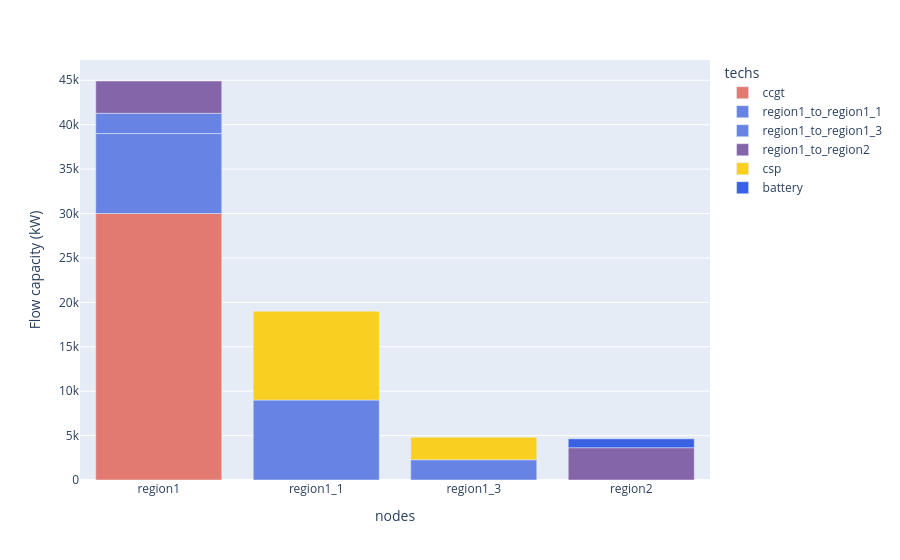

The code cell stored with this chart in its notebook:
### Markdown cell above
#### Plotting capacities
We can plot capacities without needing to combine arrays.
We first look at flow capacities, then storage capacities.

### Code cell
df_capacity = (
    model.results.flow_cap.where(model.results.techs != "demand_power")
    .sel(carriers="power")
    .to_series()
    .where(lambda x: x != 0)
    .dropna()
    .to_frame("Flow capacity (kW)")
    .reset_index()
)

print(df_capacity.head())

fig = px.bar(
    df_capacity,
    x="nodes",
    y="Flow capacity (kW)",
    color="techs",
    color_discrete_map=colors,
)
fig.show()

### Figure 1 — Plotly figure (JSON) as saved in the notebook; plotly's stock layout.template omitted (floating-point values rounded to 4 significant figures)
{"data": [{"hovertemplate": "techs=ccgt<br>nodes=%{x}<br>Flow capacity (kW)=%{y}<extra></extra>", "legendgroup": "ccgt", "marker": {"color": "#E37A72", "pattern": {"shape": ""}}, "name": "ccgt", "orientation": "v", "showlegend": true, "textposition": "auto", "type": "bar", "x": ["region1"], "xaxis": "x", "y": [30000.0], "yaxis": "y"}, {"hovertemplate": "techs=region1_to_region1_1<br>nodes=%{x}<br>Flow capacity (kW)=%{y}<extra></extra>", "legendgroup": "region1_to_region1_1", "marker": {"color": "#6783E3", "pattern": {"shape": ""}}, "name": "region1_to_region1_1", "orientation": "v", "showlegend": true, "textposition": "auto", "type": "bar", "x": ["region1", "region1_1"], "xaxis": "x", "y": [9000.0, 9000.0], "yaxis": "y"}, {"hovertemplate": "techs=region1_to_region1_3<br>nodes=%{x}<br>Flow capacity (kW)=%{y}<extra></extra>", "legendgroup": "region1_to_region1_3", "marker": {"color": "#6783E3", "pattern": {"shape": ""}}, "name": "region1_to_region1_3", "orientation": "v", "showlegend": true, "textposition": "auto", "type": "bar", "x": ["region1", "region1_3"], "xaxis": "x", "y": [2280.0, 2280.0], "yaxis": "y"}, {"hovertemplate": "techs=region1_to_region2<br>nodes=%{x}<br>Flow capacity (kW)=%{y}<extra></extra>", "legendgroup": "region1_to_region2", "marker": {"color": "#8465A9", "pattern": {"shape": ""}}, "name": "region1_to_region2", "orientation": "v", "showlegend": true, "textposition": "auto", "type": "bar", "x": ["region1", "region2"], "xaxis": "x", "y": [3635.0, 3635.0], "yaxis": "y"}, {"hovertemplate": "techs=csp<br>nodes=%{x}<br>Flow capacity (kW)=%{y}<extra></extra>", "legendgroup": "csp", "marker": {"color": "#F9CF22", "pattern": {"shape": ""}}, "name": "csp", "orientation": "v", "showlegend": true, "textposition": "auto", "type": "bar", "x": ["region1_1", "region1_3"], "xaxis": "x", "y": [10000.0, 2534.0], "yaxis": "y"}, {"hovertemplate": "techs=battery<br>nodes=%{x}<br>Flow capacity (kW)=%{y}<extra></extra>", "legendgroup": "battery", "marker": {"color": "#3B61E3", "pattern": {"shape": ""}}, "name": "battery", "orientation": "v", "showlegend": true, "textposition": "auto", "type": "bar", "x": ["region2"], "xaxis": "x", "y": [1000.0], "yaxis": "y"}], "layout": {"barmode": "relative", "legend": {"title": {"text": "techs"}, "tracegroupgap": 0}, "margin": {"t": 60}, "xaxis": {"anchor": "y", "domain": [0, 1], "title": {"text": "nodes"}}, "yaxis": {"anchor": "x", "domain": [0, 1], "title": {"text": "Flow capacity (kW)"}}}}
